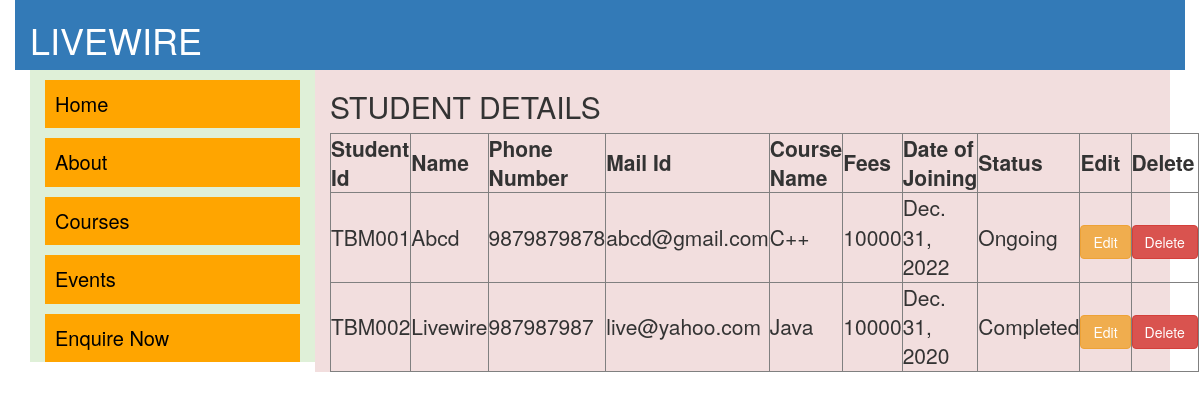
The page /staff/students/ on the database its author committed.
### myapp/models.py (models this page shows)
class Student(models.Model):
    stdId = models.CharField(max_length=10,unique=True)
    name = models.CharField(max_length=30)
    mail = models.EmailField()
    mobile = models.IntegerField()
    course = models.CharField(max_length=20,choices=[
        ('Python','Python'),
        ('Java','Java'),
        ('C','C'),
        ('C++','C++'),
        ('Django','Django'),
        ('Full Stack','Full Stack')
    ])
    fees = models.IntegerField()
    status = models.CharField(max_length=15,choices=[
        ('Completed','Completed'),
        ('Ongoing','Ongoing'),
        ('Yet to Start','Yet to Start'),
        ('Hold','Hold'),
        ('Discontinued','Discontinued')
    ])
    date = models.DateField()

### myapp/views.py (the view)
# urls.py: path('staff/students/',ViewStudents.as_view(),name='viewStu'),
class ViewStudents(ListView):
    model = Student
    template_name = 'viewStudent.html'
    queryset = Student.objects.all()
    context_object_name = 'student'

### templates/viewStudent.html
{%extends 'home.html'%}
{%block a%}
  <h2>STUDENT DETAILS</h2>
  <table border="" width="100%">
    <tr>
      <th>Student Id</th>
      <th>Name</th>
      <th>Phone Number</th>
      <th>Mail Id </th>
      <th>Course Name</th>
      <th>Fees</th>
      <th>Date of Joining</th>
      <th>Status</th>
      <th>Edit</th>
      <th>Delete</th>
    </tr>
    {%for a in student%}
    <tr>
      <td>{{a.stdId}}</td>
      <td>{{a.name}}</td>
      <td>{{a.mobile}}</td>
      <td>{{a.mail}}</td>
      <td>{{a.course}}</td>
      <td>{{a.fees}}</td>
      <td>{{a.date}}</td>
      <td>{{a.status}}</td>
      <td><a href="edit/{{a.stdId}}" class="btn btn-warning">Edit</a></td>
      <td><a href="delete/{{a.stdId}}" class="btn btn-danger">Delete</a></td>
    </tr>
    {%endfor%}
  </table>
{%endblock%}

### templates/home.html (shortened to what this page needs)
<!DOCTYPE html>
<html lang="en">
<head>
<link rel="stylesheet" href="https://cdn.jsdelivr.net/npm/bootstrap@3.4.1/dist/css/bootstrap.min.css">
</head>
<body>
    <div class="container-fluid">
        <div class="col-lg-12 bg-primary">
            <h1>LIVEWIRE</h1>
        </div>
        <div class="col-lg-12">
            <div class="col-lg-3 bg-success links">
                <a href="/">Home</a>
                <a href="/about">About</a>
                <a href="/course">Courses</a>
                <a href="">Events</a>
                <a href="/enquiry">Enquire Now</a>
            </div>
            <div class="col-lg-9 bg-danger lead">
                {%block a%}{%endblock%}
            </div>
        </div>
    </div>
</body>
</html>

### templates/home.html (style rules this page uses)
a { background-color:orange; color:black; font-size:20px; display:block; margin-top:10px; padding:10px; }

### rows shown on the page
Student: stdId "TBM001", name "Abcd", mobile "9879879878", mail "abcd@gmail.com", course "C++", fees "10000", date "Dec. 31, 2022", status "Ongoing"
Student: stdId "TBM002", name "Livewire", mobile "987987987", mail "live@yahoo.com", course "Java", fees "10000", date "Dec. 31, 2020", status "Completed"
